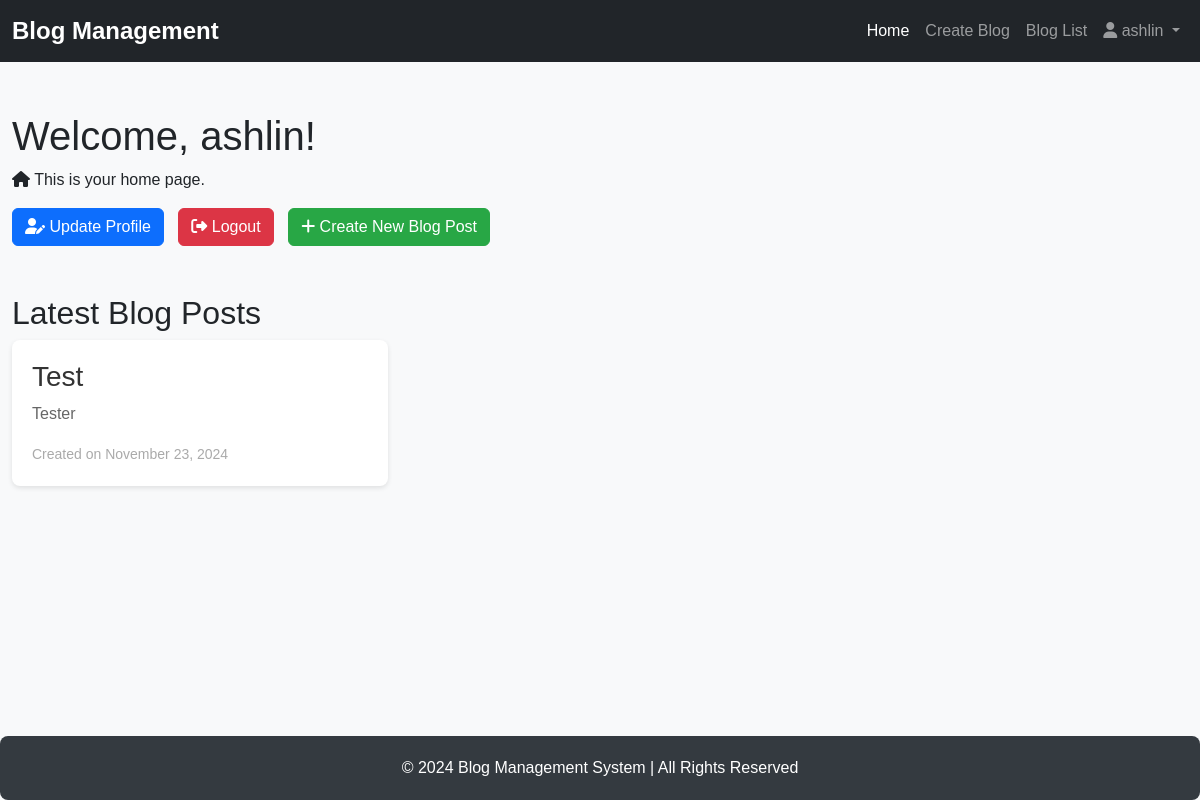
Screenshot of /accounts/ (signed in) with the database file from the repository.
### accounts/models.py (models this page shows, shortened)
class CustomUser(AbstractUser):
    profile_picture = models.ImageField(upload_to='profile_pictures/', null=True, blank=True)
    contact_number = models.CharField(max_length=15, null=True, blank=True)

class Blog(models.Model):
    title = models.CharField(max_length=200)
    content = models.TextField()
    created_at = models.DateTimeField(auto_now_add=True)
    updated_at = models.DateTimeField(auto_now=True)
    author = models.ForeignKey(CustomUser, on_delete=models.CASCADE, related_name='blogs')

### accounts/views.py (the view)
# urls.py: path('', views.home, name='home'),
@login_required
def home(request):
    blogs = Blog.objects.all()  # Get all blogs to display in the home page
    return render(request, 'accounts/home.html', {'blogs': blogs})

### accounts/templates/accounts/home.html (shortened to what this page needs)
<!DOCTYPE html>
<html lang="en">
<head>
    <link href="https://cdn.jsdelivr.net/npm/bootstrap@5.3.2/dist/css/bootstrap.min.css" rel="stylesheet">
    <link href="https://cdnjs.cloudflare.com/ajax/libs/font-awesome/6.5.1/css/all.min.css" rel="stylesheet">
</head>
<body>
    <nav class="navbar navbar-expand-lg navbar-dark bg-dark">
        <div class="container-fluid">
            <a class="navbar-brand" href="#">
                <span class="navbar-logo">Blog Management</span>
            </a>
            <div class="collapse navbar-collapse" id="navbarNav">
                <ul class="navbar-nav ms-auto">
                    <li class="nav-item">
                        <a class="nav-link active" aria-current="page" href="{% url 'home' %}">Home</a>
                    </li>
                    <li class="nav-item">
                        <a class="nav-link" href="{% url 'create_blog' %}">Create Blog</a>
                    </li>
                    <li class="nav-item">
                        <a class="nav-link" href="{% url 'blog_list' %}">Blog List</a>
                    </li>
                    <li class="nav-item dropdown">
                        <a class="nav-link dropdown-toggle" href="#" id="navbarDropdown" role="button" data-bs-toggle="dropdown" aria-expanded="false">
                            <i class="fas fa-user"></i> {{ user.username }}
                        </a>
                    </li>
                </ul>
            </div>
        </div>
    </nav>
    <div class="container">
        <h1>Welcome, {{ user.username }}!</h1>
        <p><i class="fas fa-home"></i> This is your home page.</p>
        <a href="{% url 'update_profile' %}" class="btn btn-primary btn-update-profile">
            <i class="fas fa-user-edit"></i> Update Profile
        </a>
        <a href="{% url 'logout' %}" class="btn btn-danger btn-logout">
            <i class="fas fa-sign-out-alt"></i> Logout
        </a>
        {% if user.is_authenticated %}
            <a href="{% url 'create_blog' %}" class="btn btn-success btn-create-blog">
                <i class="fas fa-plus"></i> Create New Blog Post
            </a>
        {% endif %}
        <h2 class="mt-5">Latest Blog Posts</h2>
        {% if blogs %}
            <div class="row">
                {% for blog in blogs %}
                    <div class="col-md-4">
                        <div class="blog-post">
                            <h3>{{ blog.title }}</h3>
                            <p>{{ blog.content|truncatewords:20 }}</p>
                            <small>Created on {{ blog.created_at|date:"F j, Y" }}</small>
                        </div>
                    </div>
                {% endfor %}
            </div>
        {% else %}
            <p>No blog posts available.</p>
        {% endif %}
    </div>
    <footer>
        <p>&copy; 2024 Blog Management System | All Rights Reserved</p>
    </footer>
</body>
</html>

### accounts/templates/accounts/home.html (style rules this page uses)
body { background-color: #f8f9fa; font-family: Arial, sans-serif; display: flex; flex-direction: column; min-height: 100vh; }
.container { flex: 1; max-width: 1200px; margin-top: 50px; }
.btn-update-profile, .btn-logout, .btn-create-blog { margin-right: 10px; }
.blog-post { background-color: #fff; padding: 20px; border-radius: 8px; box-shadow: 0 2px 5px rgba(0, 0, 0, 0.1); margin-bottom: 20px; }
.blog-post h3 { color: #333; }
.blog-post p { color: #666; }
.blog-post small { color: #aaa; }
.btn-success { background-color: #28a745; border-color: #28a745; }
.btn-danger { background-color: #dc3545; border-color: #dc3545; }
footer { background-color: #343a40; color: #fff; padding: 20px; text-align: center; margin-top: 50px; border-radius: 8px; width: 100%; position: relative; }
footer p { margin: 0; }
.navbar-logo { font-weight: bold; font-size: 1.5rem; color: white; }

### rows the page displays
CustomUser: username "ashlin"
Blog: title "Test", content "Tester", created_at "November 23, 2024"
